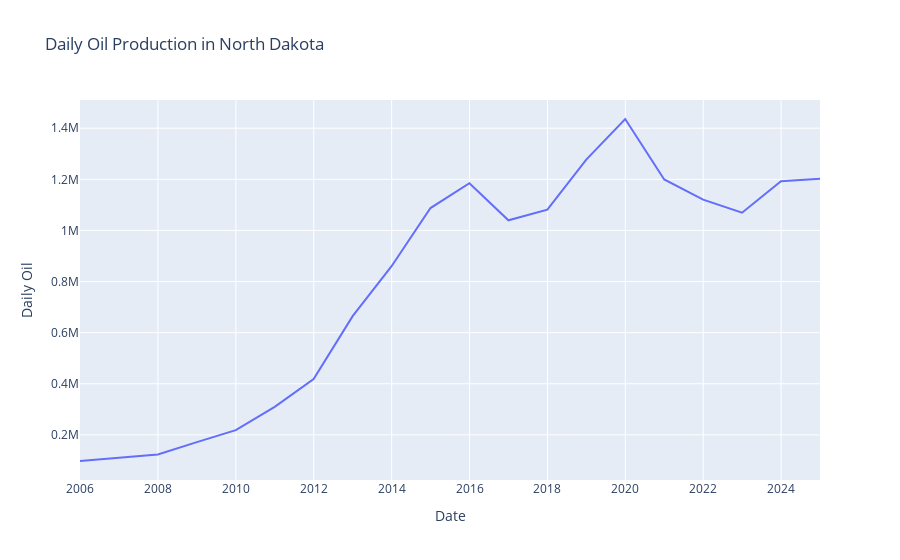

Notebook code cell kept with this figure:
### Code cell
import plotly.express as px
plot_df = annual.loc["2005":]
fig = px.line(plot_df, x=plot_df.index, y="Daily Oil", title="Daily Oil Production in North Dakota")
fig.show()

### Figure 1 — Plotly figure (JSON) as saved in the notebook; plotly's stock layout.template omitted (floating-point values rounded to 4 significant figures)
{"data": [{"hovertemplate": "Date=%{x}<br>Daily Oil=%{y}<extra></extra>", "legendgroup": "", "line": {"color": "#636efa", "dash": "solid"}, "marker": {"symbol": "circle"}, "mode": "lines", "name": "", "orientation": "v", "showlegend": false, "type": "scatter", "x": ["2005-12-31T00:00:00", "2006-12-31T00:00:00", "2007-12-31T00:00:00", "2008-12-31T00:00:00", "2009-12-31T00:00:00", "2010-12-31T00:00:00", "2011-12-31T00:00:00", "2012-12-31T00:00:00", "2013-12-31T00:00:00", "2014-12-31T00:00:00", "2015-12-31T00:00:00", "2016-12-31T00:00:00", "2017-12-31T00:00:00", "2018-12-31T00:00:00", "2019-12-31T00:00:00", "2020-12-31T00:00:00", "2021-12-31T00:00:00", "2022-12-31T00:00:00", "2023-12-31T00:00:00", "2024-12-31T00:00:00"], "xaxis": "x", "y": [97710.0, 109400.0, 123600.0, 171400.0, 218300.0, 309500.0, 418800.0, 664500.0, 859983, 1088000.0, 1185000.0, 1040000.0, 1081000.0, 1277000.0, 1436000.0, 1199000.0, 1121000.0, 1069000.0, 1193000.0, 1202000.0], "yaxis": "y"}], "layout": {"legend": {"tracegroupgap": 0}, "title": {"text": "Daily Oil Production in North Dakota"}, "xaxis": {"anchor": "y", "domain": [0, 1], "title": {"text": "Date"}}, "yaxis": {"anchor": "x", "domain": [0, 1], "title": {"text": "Daily Oil"}}}}
